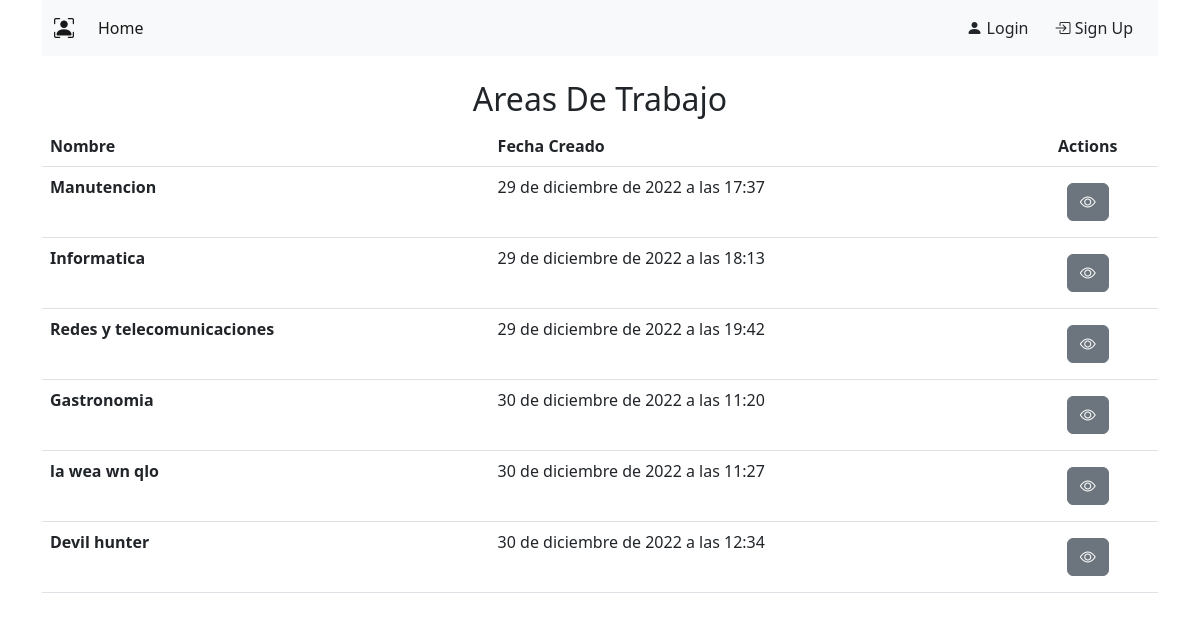
The page /area_list/ on the database its author committed.
### core/models.py (models this page shows, shortened)
class Area(models.Model):
    id = models.UUIDField(primary_key=True, default=uuid.uuid4,
                          editable=False, verbose_name="ID_Area")
    name = models.CharField(max_length=50, verbose_name="Nombre_Area")
    creation_date = models.DateTimeField(
        auto_now_add=True, verbose_name="Fecha_Area")

### core/views.py (the view)
# urls.py: path('area_list/', AreaListView.as_view(), name='area_list'),
class AreaListView(ListView):
    model = Area

### core/templates/core/area_list.html (shortened to what this page needs)
{% extends 'core/base.html' %} {% block content %}
<h2 class="text-center mt-4 mg-5">Areas De Trabajo</h2>
<table class="table">
  <thead>
    <tr>
      <th scope="col">Nombre</th>
      <th scope="col">Fecha Creado</th>
      <th scope="col" class="text-center">Actions</th>
    </tr>
  </thead>
  <tbody>
    {% for b in area_list %}
    <tr>
      <th>{{ b.name }}</th>
      <td>{{ b.creation_date }}</td>
      <td>
        <div class="d-flex justify-content-center">
          <a class="btn btn-secondary m-2" href="{% url 'area_detail' b.id %}">
            <i class="bi bi-eye"></i>
          </a>
        </div>
      </td>
    </tr>
    {% endfor %}
  </tbody>
</table>
{% endblock %}

### core/static/core/estilos.css (style rules this page uses)
html { box-sizing: border-box; font-family: 'Nunito', sans-serif; }
*, *:before, *:after { box-sizing: inherit; }
* { margin: 0; padding: 0; }

### rows shown on the page
Area: name "Manutencion", creation_date "29 de diciembre de 2022 a las 17:37"
Area: name "Informatica", creation_date "29 de diciembre de 2022 a las 18:13"
Area: name "Redes y telecomunicaciones", creation_date "29 de diciembre de 2022 a las 19:42"
Area: name "Gastronomia", creation_date "30 de diciembre de 2022 a las 11:20"
Area: name "la wea wn qlo", creation_date "30 de diciembre de 2022 a las 11:27"
Area: name "Devil hunter", creation_date "30 de diciembre de 2022 a las 12:34"
